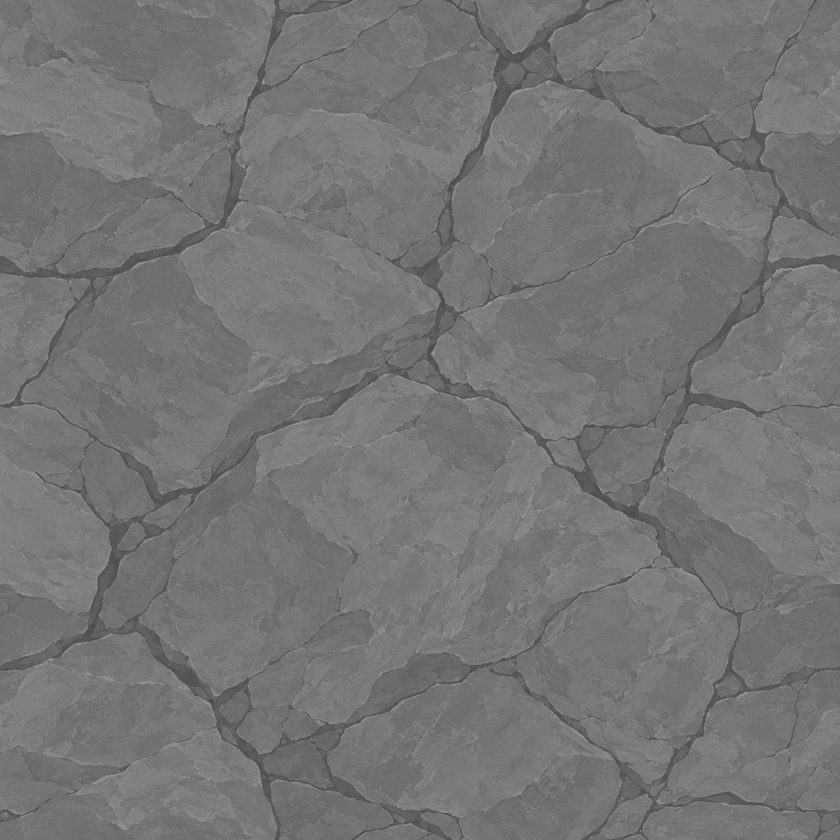
#> input picture crates/vearth-app/assets/materials/stone-tone.png, 840 x 840 px, shrunk from 1254 x 1254 before the run
$ python -i bake-terrain-materials.py   (imports and definitions only)
#> lines starting #> are read from the running program, lines starting #| are printed output that depends on the picture; after the words box and inside, x2 and y2 are one past the last pixel; in counts of white or black regions, pixels touching at a corner belong together
#!/usr/bin/env python3
"""Bake four linear data tiles; requires NumPy and Pillow, never runs at startup."""

import argparse
import hashlib
import json
from pathlib import Path

import numpy as np
from PIL import Image

ROOT = Path(__file__).resolve().parents[1]
ASSETS = ROOT / "crates/vearth-app/assets/materials"
SIDE = 128
NAMES = ("sand", "grass", "rock", "snow")


# [5 lines left out: function blur, not called in this run]


def noise(rng, radius):
    field = blur(rng.uniform(-1, 1, (SIDE, SIDE)), radius)
    return (field - field.mean()) / field.std()


def periodic_source(source):
    # Separate the boundary discontinuity from the painted image by solving
    # the periodic discrete Poisson equation. Unlike copying opposing pixels,
    # this does not leave a one-texel plateau in the height derivative.
    boundary = np.zeros_like(source)
    boundary[0, :] = source[-1, :] - source[0, :]
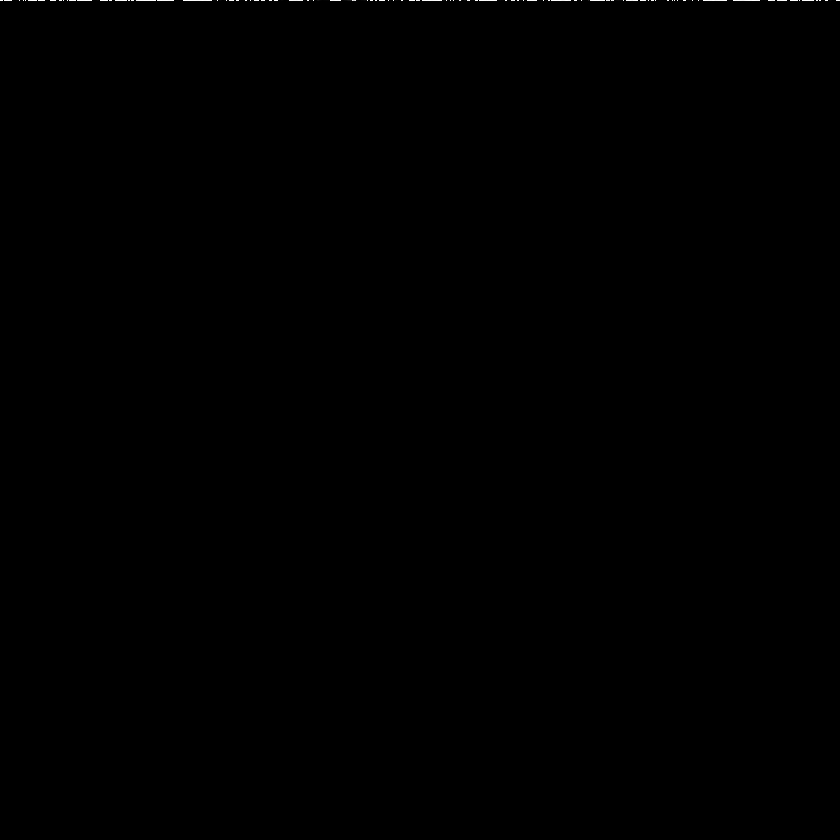
#> boundary: shape (840, 840); min 0, max 255, mean 0.2
    boundary[-1, :] = -boundary[0, :]
#> boundary: shape (840, 840); 0.11% of pixels changed, all inside (x1, y1, x2, y2) = (0, 839, 840, 840)
    boundary[:, 0] += source[:, -1] - source[:, 0]
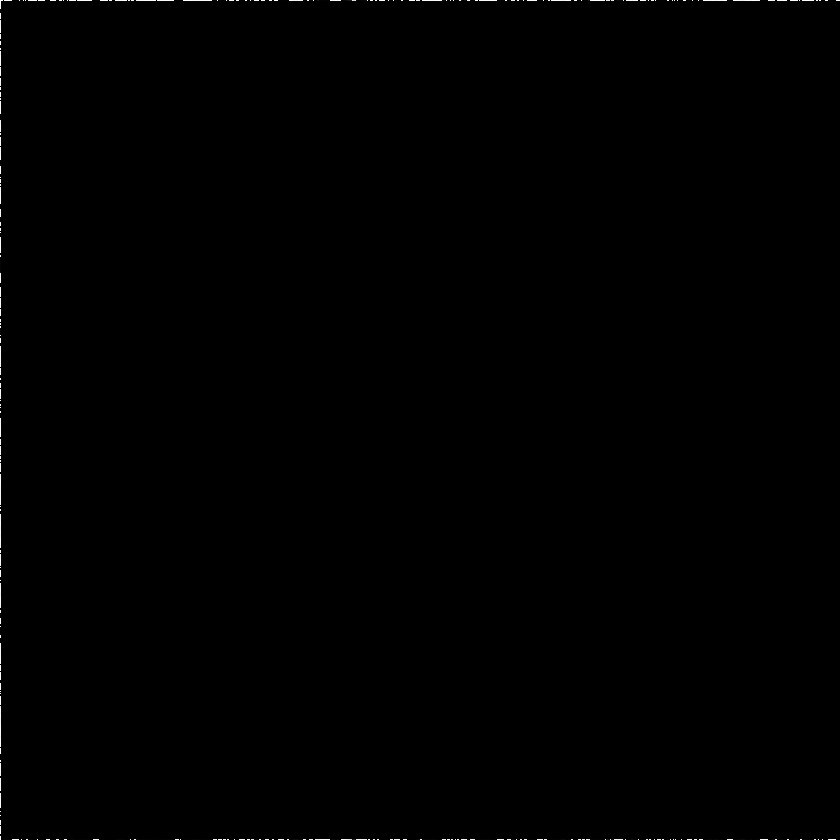
#> boundary: shape (840, 840); min 0, max 255, mean 0.5
    boundary[:, -1] -= source[:, -1] - source[:, 0]
#> boundary: shape (840, 840); 0.11% of pixels changed, all inside (x1, y1, x2, y2) = (839, 0, 840, 840)
    c = np.cos(2 * np.pi * np.fft.fftfreq(SIDE))
    eigenvalue = 2 * c[:, None] + 2 * c[None, :] - 4
    eigenvalue[0, 0] = 1
#> (the run stopped early here; a loop or call above may not have finished)
